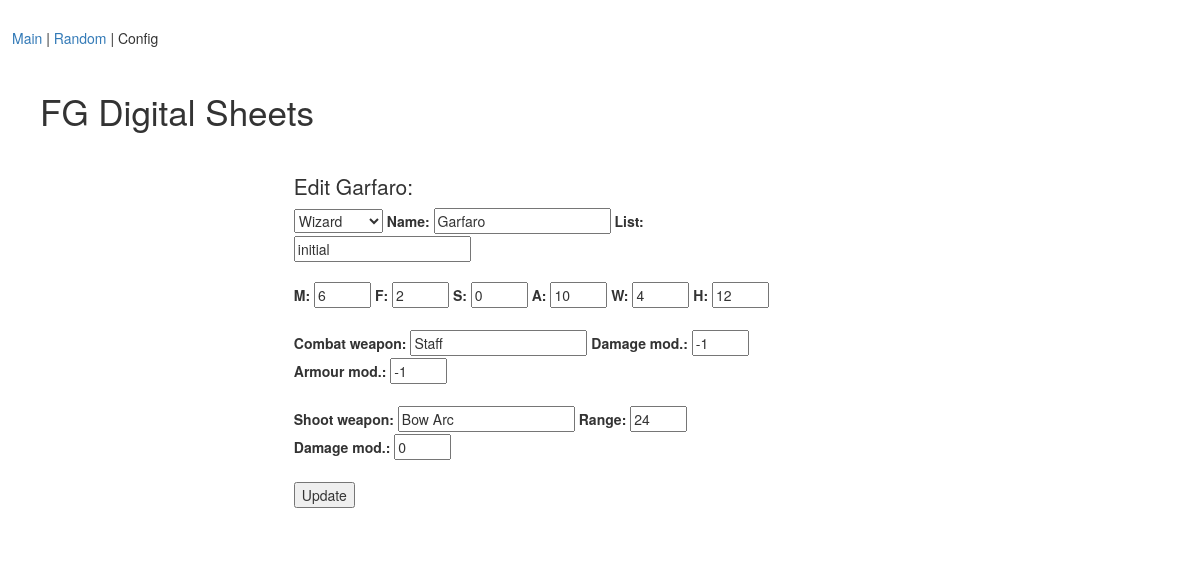
/edit_mini/1, run on the app's committed database.
### tables this page shows
CREATE TABLE "minis" (
	`type`	INTEGER,
	`name`	TEXT,
	`list`	TEXT,
	`user`	TEXT,
	`M`	INTEGER,
	`F`	INTEGER,
	`S`	INTEGER,
	`A`	INTEGER,
	`W`	INTEGER,
	`H`	INTEGER,
	`cwp_name`	TEXT,
	`cwp_damage_mod`	INTEGER,
	`cwp_armour_mod`	INTEGER,
	`swp_name`	TEXT,
	`swp_range`	INTEGER,
	`swp_damage_mod`	INTEGER
);

### frostgrave.py (the view)
@app.route('/edit_mini/<int:mini>')
def edit_mini(mini):
    mini = get_stats(mini)
    return render_template('edit_mini.html', mini=mini)

### frostgrave.py (called while the page is built)
def connect_db():
    rv = sqlite3.connect(app.config['DATABASE'])
    rv.row_factory = sqlite3.Row
    return rv

def get_db():
    if not hasattr(g, 'sqlite_db'):
        g.sqlite_db = connect_db()
    return g.sqlite_db

def get_stats(id):
    db = get_db()
    cur = db.execute("SELECT rowid, * FROM minis WHERE rowid={} AND user=\"{}\"".format(id, USER_ID))
    stats = cur.fetchall()
    if len(stats) == 1:
        return stats[0]
    else:
        print("Error retrieving min stats for id={} and user=\"{}\"".format(id, USER_ID))
        return None

### templates/edit_mini.html (shortened to what this page needs)
{% extends "layout.html" %}
{% block body %}
<h2>Edit {{ mini.name }}:</h2>
<form action="{{ url_for('add') }}" method=post class=add-task>
    <div style="width:80%">
        <select id="type" name="type">
            <option value=0 {% if mini.type == 0 %} selected="selected" {% endif %}>Wizard</option>
        </select>
        <label for="name">Name:</label> <input type="text" id="name" name="name" maxlength="16" value="{{ mini.name }}">
        <label for="list">List:</label> <input type="text" id="list" name="list" maxlength="16" value="{{ mini.list }}">
        <br></br>
        <label for="M">M:</label> <input type="number" id="M" name="M" min="0" max="20" value={{ mini.M }}>
        <label for="F">F:</label> <input type="number" id="F" name="F" min="-5" max="5" value={{ mini.F }}>
        <label for="S">S:</label> <input type="number" id="S" name="S" min="-5" max="5" value={{ mini.S }}>
        <label for="A">A:</label> <input type="number" id="A" name="A" min="0" max="20" value={{ mini.A }}>
        <label for="W">W:</label> <input type="number" id="W" name="W" min="0" max="20" value={{ mini.W }}>
        <label for="H">H:</label> <input type="number" id="H" name="H" min="0" max="30" value={{ mini.H }}>
        <br></br>
        <label for="cwp_name">Combat weapon:</label> <input type="text" id="cwp_name" name="cwp_name" maxlength="16" value="{{ mini.cwp_name }}">
        <label for="cwp_damage_mod">Damage mod.:</label> <input type="number" id="cwp_damage_mod" name="cwp_damage_mod" min="-5" max="5" value={{ mini.cwp_damage_mod }}>
        <label for="cwp_armour_mod">Armour mod.:</label> <input type="number" id="cwp_armour_mod" name="cwp_armour_mod" min="-5" max="5" value={{ mini.cwp_armour_mod }}>
        <br></br>
        <label for="swp_name">Shoot weapon:</label> <input type="text" id="swp_name" name="swp_name" maxlength="16" value="{{ mini.swp_name }}">
        <label for="swp_range">Range:</label> <input type="number" id="swp_range" name="swp_range" min="0" max="48" value={{ mini.swp_range }}>
        <label for="swp_damage_mod">Damage mod.:</label> <input type="number" id="swp_damage_mod" name="swp_damage_mod" min="-5" max="5" value={{ mini.swp_damage_mod }}>
        <br></br>
    </div>
    <input type="submit" value="Update">
</form>
{% endblock %}

### static/style.css (style rules this page uses)
body { font-size: 1.75em; }
h2 { font-size: 1.5em; }

### data on the page
minis: name "Garfaro", type "Wizard", list "initial", M "6", F "2", S "0", A "10", W "4", H "12", cwp_name "Staff", cwp_damage_mod "-1", cwp_armour_mod "-1", swp_name "Bow Arc", swp_range "24", swp_damage_mod "0"
